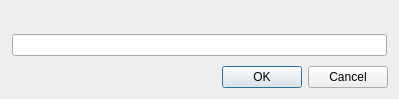
<?xml version="1.0" encoding="UTF-8"?>
<ui version="4.0">
 <class>Gui::Dialog::DlgInputDialog</class>
 <widget class="QDialog" name="Gui::Dialog::DlgInputDialog">
  <property name="geometry">
   <rect>
    <x>0</x>
    <y>0</y>
    <width>399</width>
    <height>99</height>
   </rect>
  </property>
  <property name="windowTitle">
   <string>Input</string>
  </property>
  <property name="sizeGripEnabled">
   <bool>false</bool>
  </property>
  <layout class="QGridLayout" name="gridLayout">
   <item row="0" column="0">
    <widget class="QLabel" name="label">
     <property name="text">
      <string/>
     </property>
    </widget>
   </item>
   <item row="1" column="0">
    <widget class="QStackedWidget" name="stack">
     <widget class="QWidget" name="WStackPage1">
      <layout class="QGridLayout">
       <property name="margin">
        <number>1</number>
       </property>
       <property name="spacing">
        <number>6</number>
       </property>
       <item row="0" column="0">
        <widget class="QLineEdit" name="lineEdit"/>
       </item>
      </layout>
     </widget>
     <widget class="QWidget" name="WStackPage2">
      <layout class="QGridLayout">
       <property name="margin">
        <number>1</number>
       </property>
       <property name="spacing">
        <number>6</number>
       </property>
       <item row="0" column="0">
        <widget class="QSpinBox" name="spinBox"/>
       </item>
      </layout>
     </widget>
     <widget class="QWidget" name="WStackPage3">
      <layout class="QGridLayout">
       <property name="margin">
        <number>1</number>
       </property>
       <property name="spacing">
        <number>6</number>
       </property>
       <item row="0" column="0">
        <widget class="QDoubleSpinBox" name="floatSpinBox"/>
       </item>
      </layout>
     </widget>
     <widget class="QWidget" name="WStackPage4">
      <layout class="QGridLayout">
       <property name="margin">
        <number>1</number>
       </property>
       <property name="spacing">
        <number>6</number>
       </property>
       <item row="0" column="0">
        <widget class="Gui::StyledComboBox" name="comboBox"/>
       </item>
      </layout>
     </widget>
     <widget class="QWidget" name="WStackPage5">
      <layout class="QHBoxLayout">
       <property name="spacing">
        <number>6</number>
       </property>
       <property name="margin">
        <number>1</number>
       </property>
       <item>
        <widget class="Gui::UIntSpinBox" name="uIntSpinBox"/>
       </item>
      </layout>
     </widget>
    </widget>
   </item>
   <item row="2" column="0">
    <widget class="QDialogButtonBox" name="buttonBox">
     <property name="standardButtons">
      <set>QDialogButtonBox::Cancel|QDialogButtonBox::Ok</set>
     </property>
    </widget>
   </item>
  </layout>
 </widget>
 <layoutdefault spacing="6" margin="11"/>
 <customwidgets>
  <customwidget>
   <class>Gui::StyledComboBox</class>
   <extends>QComboBox</extends>
   <header>Gui/Widgets.h</header>
  </customwidget>
  <customwidget>
   <class>Gui::UIntSpinBox</class>
   <extends>QSpinBox</extends>
   <header>Gui/SpinBox.h</header>
  </customwidget>
 </customwidgets>
 <resources/>
 <connections>
  <connection>
   <sender>buttonBox</sender>
   <signal>accepted()</signal>
   <receiver>Gui::Dialog::DlgInputDialog</receiver>
   <slot>accept()</slot>
   <hints>
    <hint type="sourcelabel">
     <x>199</x>
     <y>99</y>
    </hint>
    <hint type="destinationlabel">
     <x>199</x>
     <y>58</y>
    </hint>
   </hints>
  </connection>
  <connection>
   <sender>buttonBox</sender>
   <signal>rejected()</signal>
   <receiver>Gui::Dialog::DlgInputDialog</receiver>
   <slot>reject()</slot>
   <hints>
    <hint type="sourcelabel">
     <x>199</x>
     <y>99</y>
    </hint>
    <hint type="destinationlabel">
     <x>199</x>
     <y>58</y>
    </hint>
   </hints>
  </connection>
 </connections>
</ui>
